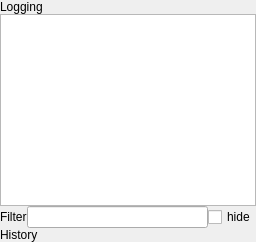
  <widget class="QDockWidget" name="dockWidgetHistory">
   <property name="windowTitle">
    <string>Logging</string>
   </property>
   <attribute name="dockWidgetArea">
    <number>2</number>
   </attribute>
   <widget class="QWidget" name="dockWidgetContents_7">
    <layout class="QVBoxLayout" name="verticalLayout_11">
     <property name="spacing">
      <number>0</number>
     </property>
     <property name="leftMargin">
      <number>0</number>
     </property>
     <property name="topMargin">
      <number>0</number>
     </property>
     <property name="rightMargin">
      <number>0</number>
     </property>
     <property name="bottomMargin">
      <number>0</number>
     </property>
     <item>
      <widget class="QLabel" name="label">
       <property name="text">
        <string>Logging</string>
       </property>
      </widget>
     </item>
     <item>
      <widget class="QListWidget" name="plainTextEditLog">
       <property name="selectionMode">
        <enum>QAbstractItemView::ExtendedSelection</enum>
       </property>
       <property name="uniformItemSizes">
        <bool>true</bool>
       </property>
      </widget>
     </item>
     <item>
      <layout class="QHBoxLayout" name="horizontalLayout">
       <item>
        <widget class="QLabel" name="label_3">
         <property name="text">
          <string>Filter</string>
         </property>
        </widget>
       </item>
       <item>
        <widget class="QLineEdit" name="lineEdit_LogFilter"/>
       </item>
       <item>
        <widget class="QCheckBox" name="checkBox_filter_hide">
         <property name="text">
          <string>hide</string>
         </property>
        </widget>
       </item>
      </layout>
     </item>
     <item>
      <widget class="QLabel" name="label_2">
       <property name="text">
        <string>History</string>
       </property>
      </widget>
     </item>
     <item>
      <widget class="QWidget" name="historyBrowserContainer"/>
     </item>
    </layout>
   </widget>
  </widget>
